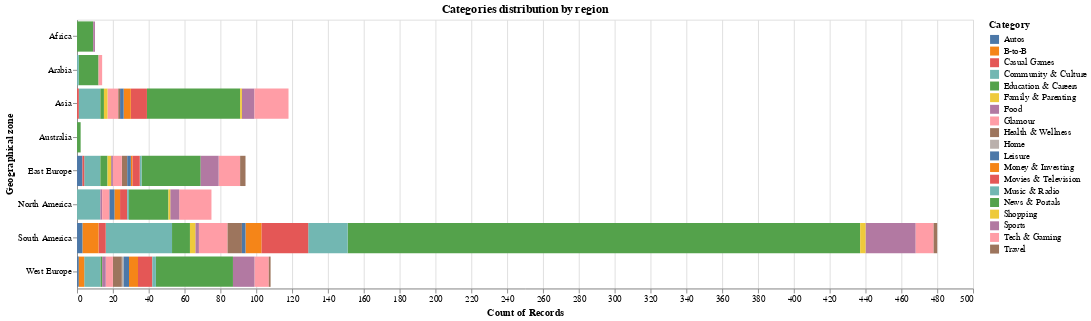

The cell this chart's notebook holds for it:
### Markdown cell above
**The distribution of regions and categories is really unbalanced. About 55% of the domains have a traffic from South America, and 50% are News&Portals. 
However, these  are between the most important features for the clustering, because advertisers usually want to filter by region and category.**

### Code cell
categories_byregion = alt.Chart(groupby_domains).mark_bar().encode(
    x='count():Q',
    y='Geographical zone',
    color='Category',
    tooltip='Category'
).properties(
    width=1000,
    height= 300,
    title = 'Categories distribution by region'
)


categories_byregion.save('Graphs/categories_byregion.html')


categories_byregion

### Figure 1 — Vega-Lite specification as saved in the notebook (floating-point values rounded to 4 significant figures; data arrays with more than 128 entries replaced by an {"elided": "..."} marker saying what was removed)
{"config": {"view": {"continuousWidth": 400, "continuousHeight": 300}}, "data": {"name": "data-6b1c475a5f00daad15ca9aec3b71ed4d"}, "mark": "bar", "encoding": {"color": {"type": "nominal", "field": "Category"}, "tooltip": {"type": "nominal", "field": "Category"}, "x": {"type": "quantitative", "aggregate": "count"}, "y": {"type": "nominal", "field": "Geographical zone"}}, "height": 300, "title": "Categories distribution by region", "width": 1000, "$schema": "https://vega.github.io/schema/vega-lite/v4.8.1.json", "datasets": {"data-6b1c475a5f00daad15ca9aec3b71ed4d": {"elided": "901 records"}}}
